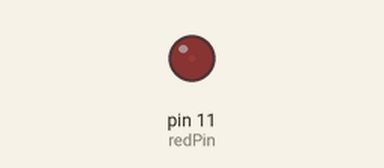
This sketch was run on a simulated Arduino Uno, built with avr-gcc and run on an emulated ATmega328P. On the bench: output pins drawn as LEDs (lit = HIGH).

Above: at 0.05 s.
At 1.9 s:
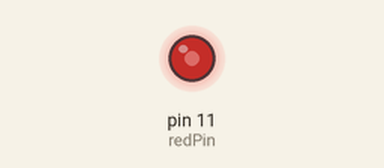
At 2.8 s:
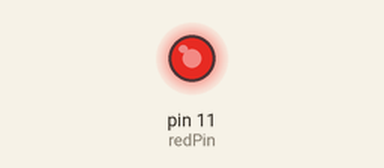
At 3.75 s:
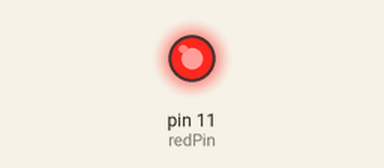
Timing chart, 0 to 8.6 s (numbered marks = the images above):
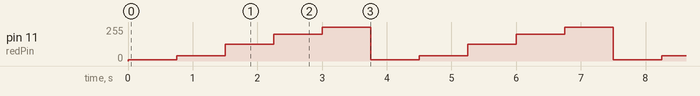

Measured:
- by itself, pin 11 (redPin): repeats every 3.8 s: 40/255 0.75 s, 125/255 0.75 s, 200/255 0.75 s, 255/255 0.75 s, 10/255 0.75 s

The sketch:

lab5-change-brightness.ino
```cpp
int redPin = 11;

int bright1 = 10;
int bright2 = 40;
int bright3 = 125;
int bright4 = 200;
int bright5 = 255;

int betweenDelay = 750;

void setup() { pinMode(redPin, OUTPUT); }

void loop() {
  // put your main code here, to run repeatedly:

  analogWrite(redPin, bright1);

  delay(betweenDelay);

  analogWrite(redPin, bright2);

  delay(betweenDelay);

  analogWrite(redPin, bright3);

  delay(betweenDelay);

  analogWrite(redPin, bright4);

  delay(betweenDelay);

  analogWrite(redPin, bright5);

  delay(betweenDelay);
}
```
